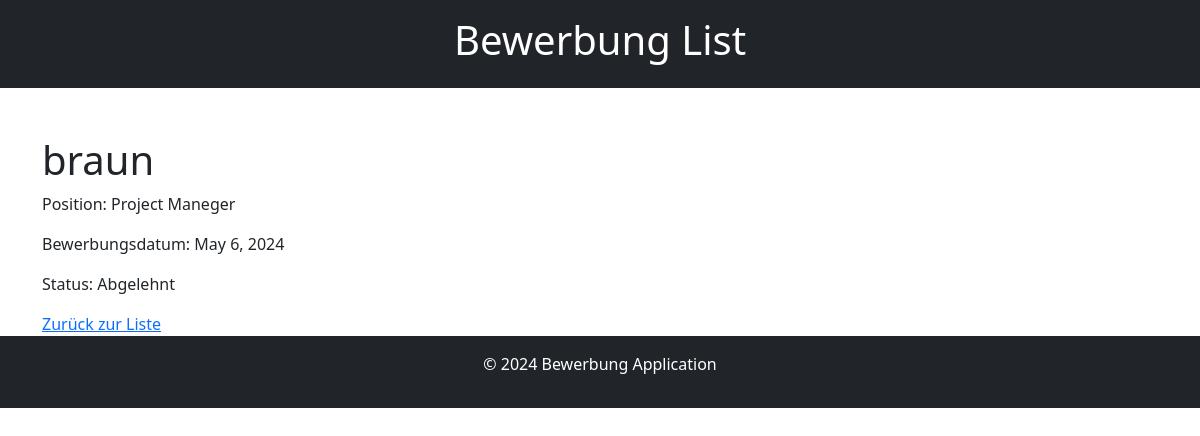
The app's page /5/ with its own data.
### bewerbung/models.py (models this page shows, shortened)
class Bewerbung(models.Model):
    name = models.CharField(max_length=100, verbose_name="Name")
    company = models.CharField(max_length=100, verbose_name="Unternehmen")
    position = models.CharField(max_length=100, verbose_name="Position")
    date_applied = models.DateField(verbose_name="Bewerbungsdatum")
    status = models.CharField(
        max_length=50,
        choices=[
            ("Pending", "Ausstehend"),
            ("Interview", "Interview"),
            ("Accepted", "Angenommen"),
            ("Rejected", "Abgelehnt"),
        ],
        default="Pending",
        verbose_name="Status"
    )

### bewerbung/views.py (the view)
# urls.py: path('<int:pk>/', views.bewerbung_detail, name='bewerbung_detail'),
def bewerbung_detail(request, pk):
    bewerbung = get_object_or_404(Bewerbung, pk=pk)
    return render(request, 'bewerbung/bewerbung_detail.html', {'bewerbung': bewerbung})

### templates/bewerbung/bewerbung_detail.html (shortened to what this page needs)
{% extends "base/bewerbung_base.html" %}
{% block body %}
    <h1>{{ bewerbung.name }}</h1>
    <p>Position: {{ bewerbung.position }}</p>
    <p>Bewerbungsdatum: {{ bewerbung.date_applied }}</p>
    <p>Status: {{ bewerbung.get_status_display }}</p>
    <a href="/">Zurück zur Liste</a>
{% endblock %}

### records on screen
Bewerbung: name "braun", position "Project Maneger", date_applied "May 6, 2024", status "Abgelehnt"
